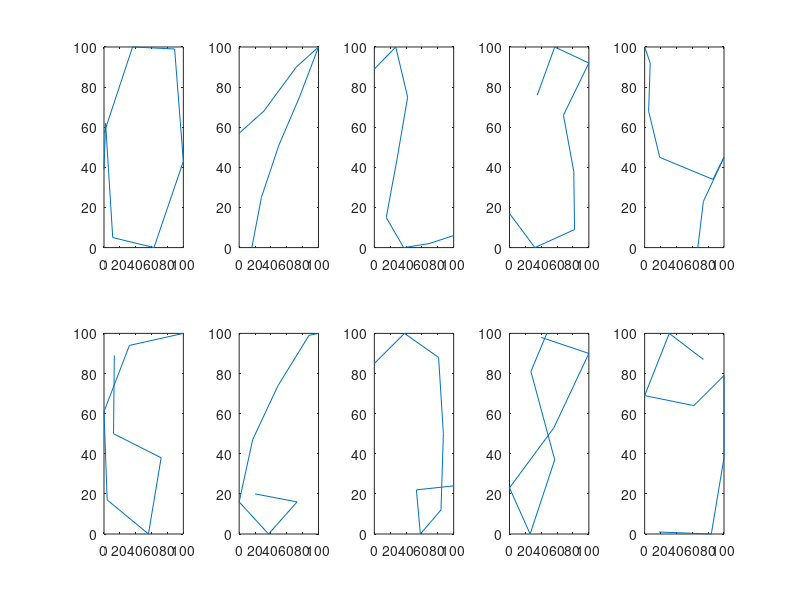

Source code (MATLAB):
clear all
close all
clc

data = dlmread('pendigits-training.txt');

for i = 0:9
    
    n = find (data(:,end) == i,1)
    vektor = data(n, 1:16)
    vektorx = vektor(1, 1:2:end)
    vektory = vektor(1, 2:2:end)
    
   
    subplot(2,5, i+1)
    plot(vektorx, vektory)
    
end    
    
   
